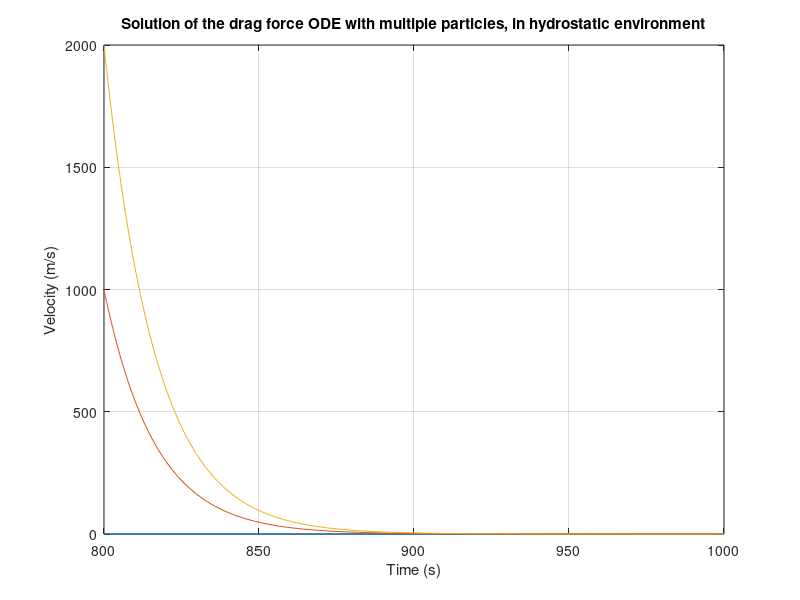

This chart was generated by the following MATLAB code:
function eq12_cantarero_micro_mult
clearvars; close all; clc;
% Time range, constant values, and initial conditions
tspan = [800, 1000]; % Time range starts later to show exp growth clearly
mu = 10^-3; % Water dynamic viscosity at 20°C, in Pa*s
r_i = 90 * 10^-6; % Microcarrier radius, in m
v0 = [0, 1000, 2000]; % Initial velocity, in m/s
m = 2.79*10^-5; % Microcarrier mass, in kg
vf = 0;

% Define the anonymous function
odeFun = @(t, V) eom(V, mu, r_i, m, vf);

[t, V] = ode45(odeFun, tspan, v0);
plot(t, V)
xlabel('Time (s)')
ylabel('Velocity (m/s)')
title('Solution of the drag force ODE with multiple particles, in hydrostatic environment')
grid on

end

function dVdt = eom(V, mu, r_i, m, vf)
dVdt = (6 * pi * mu * r_i * (vf - V)) / m;
% v in this eqn is relative velocity, so this assumes no background flow
% (hydrostatic environment)
end

% Next steps:
% Combine eq12 and 13 in 1d, compare with analytical solution, then do this
% for multiple particles
%     Try changing dvdt for each particle, such as by changing m for the
%     different particles
% Expand the velocities to be vectors, vx and vy - solve each separately
% Define a uniform background flow (2d) - two variables, vfx and vfy
% Decompose the force equations into their x and y components


